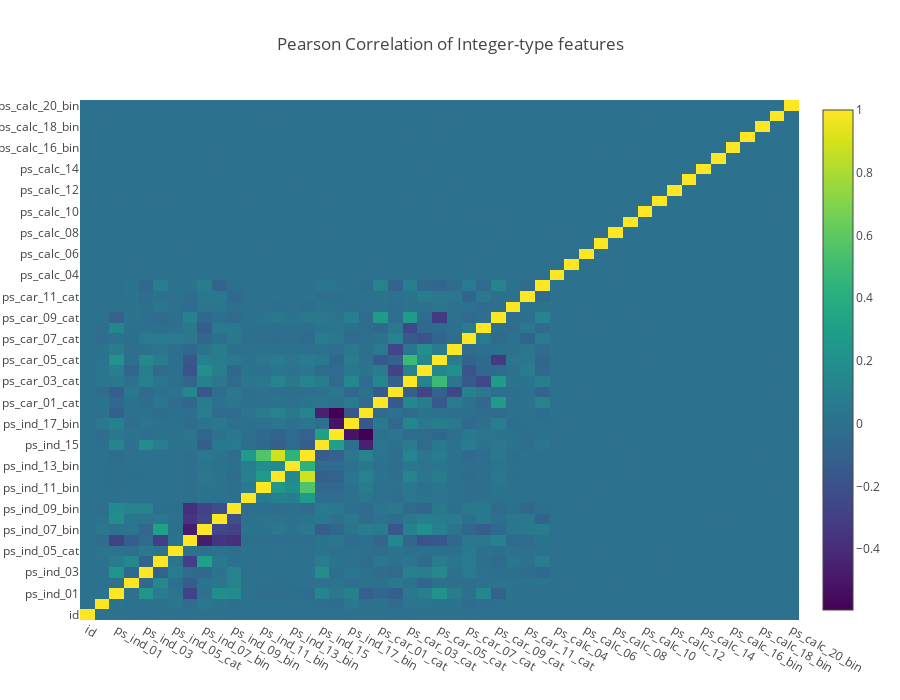

The notebook cell saved with this chart:
### Code cell
#train_int = train_int.drop(["id", "target"], axis=1)
# colormap = plt.cm.bone
# plt.figure(figsize=(21,16))
# plt.title('Pearson correlation of categorical features', y=1.05, size=15)
# sns.heatmap(train_cat.corr(),linewidths=0.1,vmax=1.0, square=True, cmap=colormap, linecolor='white', annot=False)
data = [
    go.Heatmap(
        z= train_int.corr().values,
        x=train_int.columns.values,
        y=train_int.columns.values,
        colorscale='Viridis',
        reversescale = False,
        text = True ,
        opacity = 1.0 )
]

layout = go.Layout(
    title='Pearson Correlation of Integer-type features',
    xaxis = dict(ticks='', nticks=36),
    yaxis = dict(ticks='' ),
    width = 900, height = 700)

fig = go.Figure(data=data, layout=layout)
py.iplot(fig, filename='labelled-heatmap')

### Figure 1 — Plotly figure (JSON) as saved in the notebook; plotly's stock layout.template omitted (floating-point values rounded to 4 significant figures; data arrays with more than 128 entries replaced by an {"elided": "..."} marker saying what was removed)
{"data": [{"colorscale": "Viridis", "opacity": 1, "reversescale": false, "text": true, "type": "heatmap", "x": ["id", "target", "ps_ind_01", "ps_ind_02_cat", "ps_ind_03", "ps_ind_04_cat", "ps_ind_05_cat", "ps_ind_06_bin", "ps_ind_07_bin", "ps_ind_08_bin", "ps_ind_09_bin", "ps_ind_10_bin", "ps_ind_11_bin", "ps_ind_12_bin", "ps_ind_13_bin", "ps_ind_14", "ps_ind_15", "ps_ind_16_bin", "ps_ind_17_bin", "ps_ind_18_bin", "ps_car_01_cat", "ps_car_02_cat", "ps_car_03_cat", "ps_car_04_cat", "ps_car_05_cat", "ps_car_06_cat", "ps_car_07_cat", "ps_car_08_cat", "ps_car_09_cat", "ps_car_10_cat", "ps_car_11_cat", "ps_car_11", "ps_calc_04", "ps_calc_05", "ps_calc_06", "ps_calc_07", "ps_calc_08", "ps_calc_09", "ps_calc_10", "ps_calc_11", "ps_calc_12", "ps_calc_13", "ps_calc_14", "ps_calc_15_bin", "ps_calc_16_bin", "ps_calc_17_bin", "ps_calc_18_bin", "ps_calc_19_bin", "ps_calc_20_bin"], "y": ["id", "target", "ps_ind_01", "ps_ind_02_cat", "ps_ind_03", "ps_ind_04_cat", "ps_ind_05_cat", "ps_ind_06_bin", "ps_ind_07_bin", "ps_ind_08_bin", "ps_ind_09_bin", "ps_ind_10_bin", "ps_ind_11_bin", "ps_ind_12_bin", "ps_ind_13_bin", "ps_ind_14", "ps_ind_15", "ps_ind_16_bin", "ps_ind_17_bin", "ps_ind_18_bin", "ps_car_01_cat", "ps_car_02_cat", "ps_car_03_cat", "ps_car_04_cat", "ps_car_05_cat", "ps_car_06_cat", "ps_car_07_cat", "ps_car_08_cat", "ps_car_09_cat", "ps_car_10_cat", "ps_car_11_cat", "ps_car_11", "ps_calc_04", "ps_calc_05", "ps_calc_06", "ps_calc_07", "ps_calc_08", "ps_calc_09", "ps_calc_10", "ps_calc_11", "ps_calc_12", "ps_calc_13", "ps_calc_14", "ps_calc_15_bin", "ps_calc_16_bin", "ps_calc_17_bin", "ps_calc_18_bin", "ps_calc_19_bin", "ps_calc_20_bin"], "z": {"elided": "49x49 float values"}}], "layout": {"height": 700, "title": "Pearson Correlation of Integer-type features", "width": 900, "xaxis": {"nticks": 36, "ticks": ""}, "yaxis": {"ticks": ""}}}
